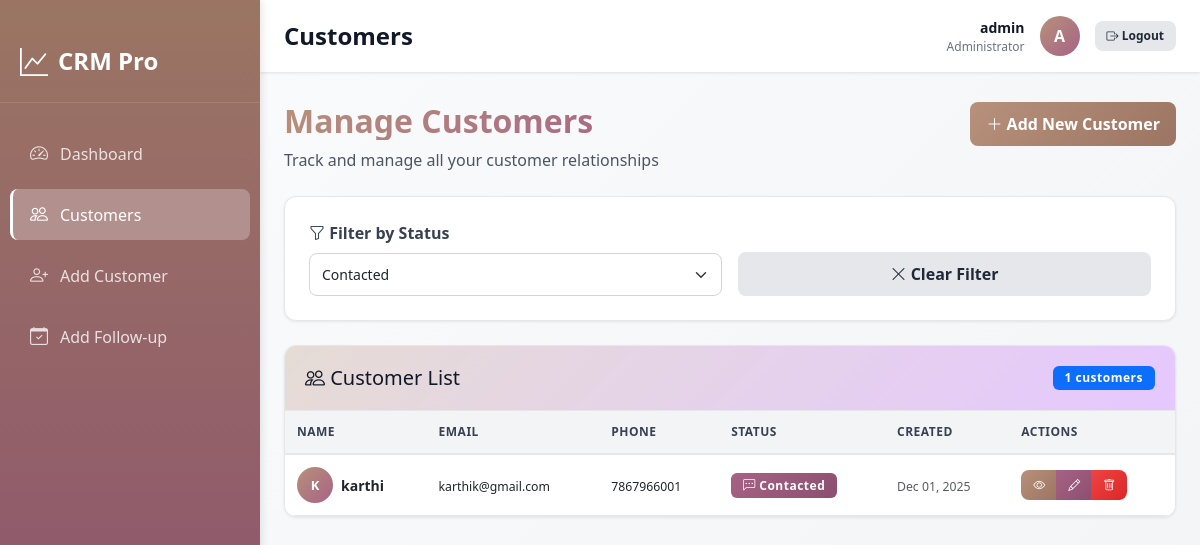
/customers/?status=contacted (signed in), run on the app's committed database.
### myapp/models.py (models this page shows, shortened)
class Customer(models.Model):
    STATUS_CHOICES = [
        ('new', 'New'),
        ('contacted', 'Contacted'),
        ('converted', 'Converted'),
        ('lost', 'Lost'),
    ]
    name = models.CharField(max_length=100)
    phone = models.CharField(max_length=20)
    email = models.EmailField()
    address = models.TextField()
    status = models.CharField(max_length=20, choices=STATUS_CHOICES, default='new')
    created_at = models.DateTimeField(auto_now_add=True)
    class Meta:
        ordering = ['-created_at']

### myapp/views.py (the view)
# urls.py: path('customers/', views.customer_list, name='customer_list'),
@login_required(login_url='login')
def customer_list(request):
    status_filter = request.GET.get('status')
    customers = Customer.objects.all()
    if status_filter:
        customers = customers.filter(status=status_filter)
    context = {
        'customers': customers,
        'status_filter': status_filter,
        'status_choices': Customer.STATUS_CHOICES,
    }
    return render(request, 'myapp/customer_list.html', context)

### myapp/templates/myapp/customer_list.html (shortened to what this page needs)
{% extends 'myapp/base.html' %}
{% block header_title %}Customers{% endblock %}
{% block content %}
<div class="page-header mb-4">
    <div class="d-flex justify-content-between align-items-start">
        <div>
            <h1>Manage Customers</h1>
            <p>Track and manage all your customer relationships</p>
        </div>
        <a href="{% url 'customer_add' %}" class="btn btn-primary">
            <i class="bi bi-plus-lg"></i> Add New Customer
        </a>
    </div>
</div>
<div class="card mb-4">
    <div class="card-body">
        <form method="get" class="row g-3 align-items-end">
            <div class="col-md-6">
                <label for="statusFilter" class="form-label">
                    <i class="bi bi-funnel"></i> Filter by Status
                </label>
                <select name="status" id="statusFilter" class="form-select" onchange="this.form.submit()">
                    {% for value, label in status_choices %}
                    <option value="{{ value }}" {% if status_filter == value %}selected{% endif %}>{{ label }}</option>
                    {% endfor %}
                </select>
            </div>
            {% if status_filter %}
            <div class="col-md-6">
                <a href="{% url 'customer_list' %}" class="btn btn-secondary w-100">
                    <i class="bi bi-x-lg"></i> Clear Filter
                </a>
            </div>
            {% endif %}
        </form>
    </div>
</div>
<div class="card">
    <div class="card-header">
        <div class="d-flex justify-content-between align-items-center">
            <h5 class="mb-0">
                <i class="bi bi-people"></i> Customer List
            </h5>
            <span class="badge bg-primary">{{ customers|length }} customers</span>
        </div>
    </div>
    <div class="card-body p-0">
        {% if customers %}
        <div class="table-responsive">
            <table class="table table-hover mb-0">
                <thead>
                    <tr>
                        <th>Name</th>
                        <th>Email</th>
                        <th>Phone</th>
                        <th>Status</th>
                        <th>Created</th>
                        <th>Actions</th>
                    </tr>
                </thead>
                <tbody>
                    {% for customer in customers %}
                    <tr>
                        <td>
                            <div class="d-flex align-items-center gap-2">
                                <div class="user-avatar" style="width: 36px; height: 36px; font-size: 13px;">
                                    {{ customer.name|first|upper }}
                                </div>
                                <strong>{{ customer.name }}</strong>
                            </div>
                        </td>
                        <td>
                            <small>{{ customer.email }}</small>
                        </td>
                        <td>
                            <small>{{ customer.phone }}</small>
                        </td>
                        <td>
                            {% if customer.status == 'new' %}
                            <span class="badge bg-info">
                                <i class="bi bi-star"></i> New
                            </span>
                            {% elif customer.status == 'contacted' %}
                            <span class="badge bg-warning">
                                <i class="bi bi-chat-left-dots"></i> Contacted
                            </span>
                            {% elif customer.status == 'converted' %}
                            <span class="badge bg-success">
                                <i class="bi bi-check-circle"></i> Converted
                            </span>
                            {% elif customer.status == 'lost' %}
                            <span class="badge bg-danger">
                                <i class="bi bi-x-circle"></i> Lost
                            </span>
                            {% endif %}
                        </td>
                        <td>
                            <small class="text-muted">{{ customer.created_at|date:"M d, Y" }}</small>
                        </td>
                        <td>
                            <div class="btn-group" role="group">
                                <a href="{% url 'customer_detail' customer.pk %}" class="btn btn-sm btn-primary" title="View">
                                    <i class="bi bi-eye"></i>
                                </a>
                                <a href="{% url 'customer_edit' customer.pk %}" class="btn btn-sm btn-warning" title="Edit">
                                    <i class="bi bi-pencil"></i>
                                </a>
                                <a href="{% url 'customer_delete' customer.pk %}" class="btn btn-sm btn-danger" title="Delete">
                                    <i class="bi bi-trash"></i>
                                </a>
                            </div>
                        </td>
                    </tr>
                    {% endfor %}
                </tbody>
            </table>
        </div>
        {% endif %}
    </div>
</div>
{% endblock %}

### myapp/templates/myapp/base.html (shortened to what this page needs)
<!DOCTYPE html>
<html lang="en">
<head>
    <link href="https://cdn.jsdelivr.net/npm/bootstrap@5.3.0/dist/css/bootstrap.min.css" rel="stylesheet">
    <link rel="stylesheet" href="https://cdn.jsdelivr.net/npm/bootstrap-icons@1.11.0/font/bootstrap-icons.css">
</head>
<body>
    <aside class="sidebar" id="sidebar">
        <div class="sidebar-brand">
            <i class="bi bi-graph-up"></i>
            <span>CRM Pro</span>
        </div>
        <ul class="nav flex-column">
            {% if user.is_authenticated %}
            <li class="nav-item">
                <a class="nav-link {% if request.resolver_match.url_name == 'dashboard' %}active{% endif %}"
                    href="{% url 'dashboard' %}">
                    <i class="bi bi-speedometer2"></i>
                    <span>Dashboard</span>
                </a>
            </li>
            <li class="nav-item">
                <a class="nav-link {% if request.resolver_match.url_name == 'customer_list' %}active{% endif %}"
                    href="{% url 'customer_list' %}">
                    <i class="bi bi-people"></i>
                    <span>Customers</span>
                </a>
            </li>
            <li class="nav-item">
                <a class="nav-link {% if request.resolver_match.url_name == 'customer_add' %}active{% endif %}"
                    href="{% url 'customer_add' %}">
                    <i class="bi bi-person-plus"></i>
                    <span>Add Customer</span>
                </a>
            </li>
            <li class="nav-item">
                <a class="nav-link {% if request.resolver_match.url_name == 'followup_add' %}active{% endif %}"
                    href="{% url 'followup_add' %}">
                    <i class="bi bi-calendar-check"></i>
                    <span>Add Follow-up</span>
                </a>
            </li>
            {% endif %}
        </ul>
    </aside>
    <header class="top-header">
        <div class="header-content">
            <div class="d-flex align-items-center gap-3">
                <h2 class="header-title mb-0">{% block header_title %}CRM System{% endblock %}</h2>
            </div>
            <div class="user-profile">
                {% if user.is_authenticated %}
                <div class="user-info">
                    <div class="user-name">{{ user.first_name|default:user.username }}</div>
                    <div class="user-role">Administrator</div>
                </div>
                <div class="user-avatar">{{ user.username|first|upper }}</div>
                <a href="{% url 'logout' %}" class="btn btn-secondary btn-sm">
                    <i class="bi bi-box-arrow-right"></i> Logout
                </a>
                {% else %}
                <a href="{% url 'login' %}" class="btn btn-primary btn-sm">
                    <i class="bi bi-box-arrow-in-right"></i> Login
                </a>
                {% endif %}
            </div>
        </div>
    </header>
    <main>
        {% block content %}{% endblock %}
    </main>
</body>
</html>

### data on the page
Customer: name|first "K", name "karthi", email "karthik@gmail.com", phone "7867966001", status "contacted" (drawn), created_at "Dec 01, 2025"

### other printed values
{{ user.first_name|default:user.username }} "admin"
{{ user.username|first|upper }} "A"
{{ customers|length }} "1"
form field status "Contacted"
